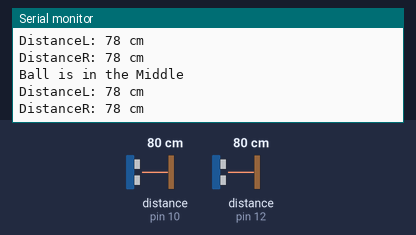
A sketch run on a simulated Arduino Uno, built with avr-gcc and run on an emulated ATmega328P. Shown: the last lines printed to the serial monitor. Wiring (inferred from the names in the program): 2 × ultrasonic range finder: trigger pin 9, echo pin 10 / trigger pin 11, echo pin 12. The inputs (shaded band) are chosen by the test bench; at power-on: distance to the obstacle (sensors on pin 10, pin 12) 80 cm. The echo pulse lasts 58.3 µs per cm.

Above: at 1.2 s.
1.3 s: distance to the obstacle (sensor on pin 10) set to 2 cm
At 2.4 s:
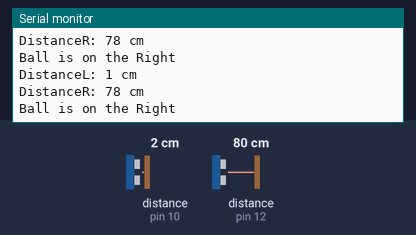
3.0 s: distance to the obstacle (sensor on pin 12) set to 4 cm
At 3.9 s:
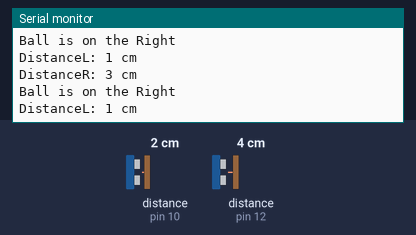
6.0 s: distance to the obstacle (sensor on pin 10) set to 4 cm
At 7.0 s:
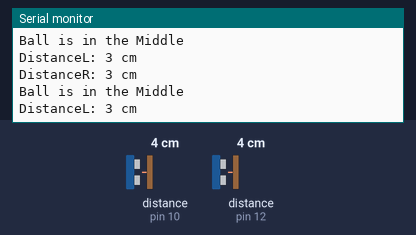
9.0 s: distance to the obstacle (sensor on pin 12) set to 9 cm
At 9.8 s:
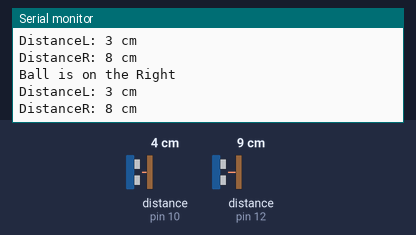
12.0 s: distance to the obstacle (sensor on pin 10) set to 18 cm
At 12.5 s:
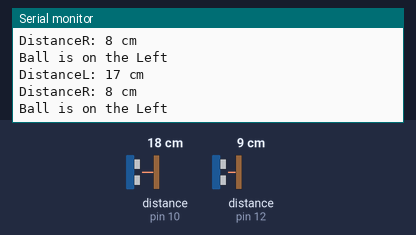
15.0 s: distance to the obstacle (sensor on pin 12) set to 18 cm
At 16.0 s:
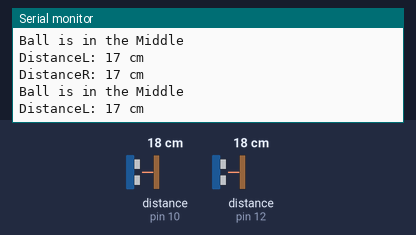
Timing chart, 0 to 18.0 s (numbered marks = the images above; inputs shaded):
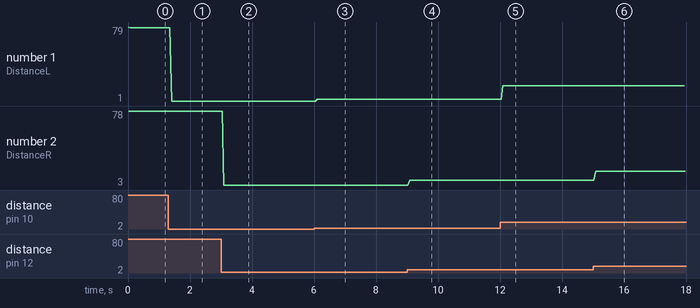

The sketch:

UltrasonicTest.ino
```cpp
// defines pins numbers
const int trigPinL = 9;
const int echoPinL = 10;
const int trigPinR = 11;
const int echoPinR = 12;
// defines variables
long duration;
int distanceL;
int distanceR;
void setup() {
  pinMode(trigPinL, OUTPUT); // Sets the trigPin as an Output
  pinMode(echoPinL, INPUT); // Sets the echoPin as an Input
  pinMode(trigPinR, OUTPUT); // Sets the trigPin as an Output
  pinMode(echoPinR, INPUT); // Sets the echoPin as an Input
  Serial.begin(9600); // Starts the serial communication
}
void loop() {
  //-----LEFT
  // Clears the trigPin
  digitalWrite(trigPinL, LOW);
  delayMicroseconds(2);
  // Sets the trigPin on HIGH state for 10 micro seconds
  digitalWrite(trigPinL, HIGH);
  delayMicroseconds(10);
  digitalWrite(trigPinL, LOW);
  // Reads the echoPin, returns the sound wave travel time in microseconds
  duration = pulseIn(echoPinL, HIGH);
  // Calculating the distance
  distanceL = duration * 0.034 / 2;
  Serial.print("DistanceL: ");
  Serial.print(distanceL);
  Serial.println(" cm");

  //-----RIGHT
  digitalWrite(trigPinR, LOW);
  delayMicroseconds(2);
  // Sets the trigPin on HIGH state for 10 micro seconds
  digitalWrite(trigPinR, HIGH);
  delayMicroseconds(10);
  digitalWrite(trigPinR, LOW);

  // Reads the echoPin, returns the sound wave travel time in microseconds
  duration = pulseIn(echoPinR, HIGH);
  distanceR = duration * 0.034 / 2;

  Serial.print("DistanceR: ");
  Serial.print(distanceR);
  Serial.println(" cm");

  if (distanceL > distanceR) {
    Serial.println("Ball is on the Left");
  }
  else if (distanceR > distanceL) {
    Serial.println("Ball is on the Right");
  }
  else if (distanceL == distanceR) {
    Serial.println("Ball is in the Middle");
  }
  else {
    Serial.println("LOGIC ERROR!");
  }

}
```

Measured:
- after the input at 1.3 s, the serial monitor: prints a new line after 0.11 s (image 1)
- after the input at 3.0 s, the serial monitor: prints a new line after 0.09 s (image 2)
- after the input at 6.0 s, the serial monitor: prints a new line after 0.10 s (image 3)
- after the input at 9.0 s, the serial monitor: prints a new line after 0.08 s (image 4)
- after the input at 12.0 s, the serial monitor: prints a new line after 0.10 s (image 5)
- after the input at 15.0 s, the serial monitor: prints a new line after 0.08 s (image 6)
- plotted number 1: 78 → 1 after the input at 1.3 s, 3 → 17 after the input at 12.0 s
- plotted number 2: 78 → 3 after the input at 3.0 s, 3 → 8 after the input at 9.0 s
